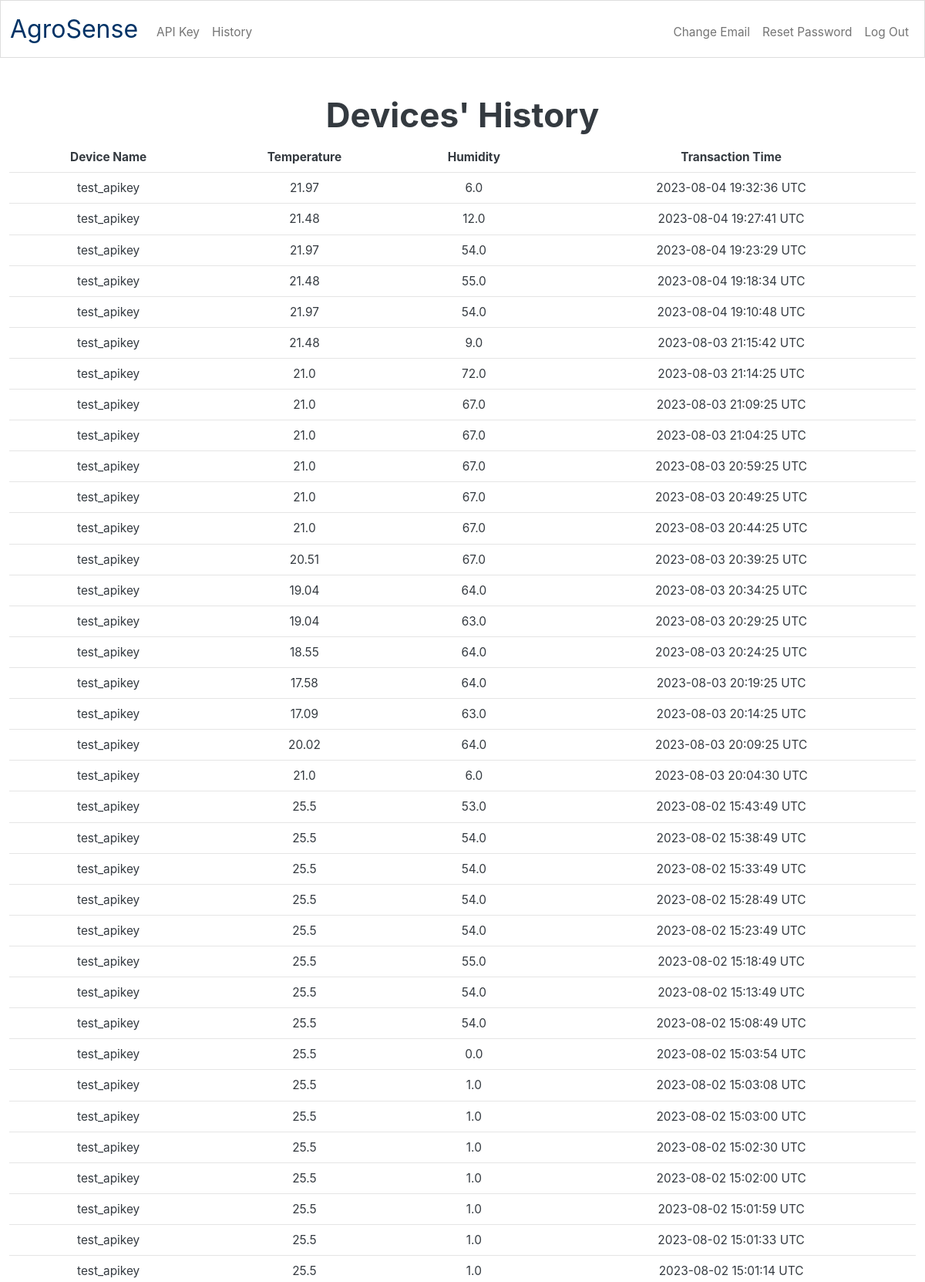
Page /history (signed in, upper part) on the committed database.
### tables this page shows
CREATE TABLE device_history (
    user_id INTEGER,
    device_id INTEGER,
    humidity REAL,
    temperature REAL,
    epoch_time INT,
    FOREIGN KEY(user_id)
        REFERENCES users (id)
    FOREIGN KEY(device_id)
        REFERENCES devices (id)
);

CREATE TABLE devices (
    id INTEGER PRIMARY KEY AUTOINCREMENT NOT NULL,
    device_name TEXT NOT NULL,
    device_apikey TEXT NOT NULL
    );

### app.py (the view)
@app.route("/history")
@login_required
def history():
    device_summary = db.execute(
        "SELECT user_id,  humidity, temperature, datetime(epoch_time, 'unixepoch', 'utc') AS time_utc, device_name FROM device_history JOIN devices ON devices.id = device_history.device_id JOIN users ON users.id = device_history.user_id WHERE users.id = ? ORDER BY epoch_time DESC LIMIT 50;",
        session["user_id"],
    )
    return render_template("history.html", device_summaryp=device_summary)

### app.py (called while the page is built)
@app.after_request
def after_request(response):
    response.headers["Cache-Control"] = "no-cache, no-store, must-revalidate"
    response.headers["Expires"] = 0
    response.headers["Pragma"] = "no-cache"
    return response

### helpers.py (called while the page is built)
def login_required(f):
    @wraps(f)
    def decorated_function(*args, **kwargs):
        if session.get("user_id") is None:
            return redirect("/login")
        return f(*args, **kwargs)
    return decorated_function

### templates/history.html (shortened to what this page needs)
{% extends "layout.html" %}
{% block main %}
    <h1>Devices' History</h1>
        <table class="table table-hover">
            <thead>
                <tr>
                    <th scope="col">Device Name</th>
                    <th scope="col">Temperature  </th>
                    <th scope="col">Humidity   </th>
                    <th scope="col">Transaction Time</th>
                </tr>
            </thead>
            <tbody>
                {% for device in device_summaryp %}
                <tr>
                    <td>{{ device.device_name }}</td>
                    <td>{{ device.temperature }}</td>
                    <td>{{ device.humidity }}</td>
                    <td>{{ device.time_utc }} UTC</td>
                {% endfor %}
                </tr>
            </tbody>
        </table>
{% endblock %}

### templates/layout.html (shortened to what this page needs)
<!DOCTYPE html>
<html lang="en">
    <head>
        <link href="/static/Litera.css" rel="stylesheet">
        <link href="/static/styles.css" rel="stylesheet">
    </head>
    <body>
        <nav class="border navbar navbar-expand-lg navbar-light bg-light">
            <div class="container-fluid">
                <a class="navbar-brand" href="/"><span class="blue">AgroSense</span></a>
                <div class="collapse navbar-collapse" id="navbar">
                    {% if session["user_id"] %}
                        <ul class="navbar-nav me-auto mt-2">
                            <li class="nav-item"><a class="nav-link" href="/create_apikey">API Key</a></li>
                            <li class="nav-item"><a class="nav-link" href="/history">History</a></li>
                        </ul>
                        <ul class="navbar-nav ms-auto mt-2">
                            <li class="nav-item"><a class="nav-link" href="/changeemail">Change Email</a></li>
                            <li class="nav-item"><a class="nav-link" href="/changepassword">Reset Password</a></li>
                            <li class="nav-item"><a class="nav-link" href="/logout">Log Out</a></li>
                        </ul>
                    {% else %}
                        <ul class="navbar-nav ms-auto mt-2">
                            <li class="nav-item"><a class="nav-link" href="/register">Register</a></li>
                            <li class="nav-item"><a class="nav-link" href="/login">Log In</a></li>
                        </ul>
                    {% endif %}
                </div>
            </div>
        </nav>
        <main class="container-fluid py-5 text-center">
            {% block main %}{% endblock %}
        </main>
    </body>
</html>

### static/styles.css (style rules this page uses)
nav .navbar-brand { font-size: xx-large; }
nav .navbar-brand .blue { color: #003366; }

### rows in the picture
device_history: device_name "test_apikey", temperature "21.97", humidity "6.0", time_utc "2023-08-04 19:32:36"
device_history: device_name "test_apikey", temperature "21.48", humidity "12.0", time_utc "2023-08-04 19:27:41"
device_history: device_name "test_apikey", temperature "21.97", humidity "54.0", time_utc "2023-08-04 19:23:29"
device_history: device_name "test_apikey", temperature "21.48", humidity "55.0", time_utc "2023-08-04 19:18:34"
device_history: device_name "test_apikey", temperature "21.97", humidity "54.0", time_utc "2023-08-04 19:10:48"
device_history: device_name "test_apikey", temperature "21.48", humidity "9.0", time_utc "2023-08-03 21:15:42"
device_history: device_name "test_apikey", temperature "21.0", humidity "72.0", time_utc "2023-08-03 21:14:25"
device_history: device_name "test_apikey", temperature "21.0", humidity "67.0", time_utc "2023-08-03 21:09:25"
device_history: device_name "test_apikey", temperature "21.0", humidity "67.0", time_utc "2023-08-03 21:04:25"
device_history: device_name "test_apikey", temperature "21.0", humidity "67.0", time_utc "2023-08-03 20:59:25"
device_history: device_name "test_apikey", temperature "21.0", humidity "67.0", time_utc "2023-08-03 20:49:25"
device_history: device_name "test_apikey", temperature "21.0", humidity "67.0", time_utc "2023-08-03 20:44:25"
device_history: device_name "test_apikey", temperature "20.51", humidity "67.0", time_utc "2023-08-03 20:39:25"
device_history: device_name "test_apikey", temperature "19.04", humidity "64.0", time_utc "2023-08-03 20:34:25"
device_history: device_name "test_apikey", temperature "19.04", humidity "63.0", time_utc "2023-08-03 20:29:25"
device_history: device_name "test_apikey", temperature "18.55", humidity "64.0", time_utc "2023-08-03 20:24:25"
device_history: device_name "test_apikey", temperature "17.58", humidity "64.0", time_utc "2023-08-03 20:19:25"
device_history: device_name "test_apikey", temperature "17.09", humidity "63.0", time_utc "2023-08-03 20:14:25"
device_history: device_name "test_apikey", temperature "20.02", humidity "64.0", time_utc "2023-08-03 20:09:25"
device_history: device_name "test_apikey", temperature "21.0", humidity "6.0", time_utc "2023-08-03 20:04:30"
device_history: device_name "test_apikey", temperature "25.5", humidity "53.0", time_utc "2023-08-02 15:43:49"
device_history: device_name "test_apikey", temperature "25.5", humidity "54.0", time_utc "2023-08-02 15:38:49"
device_history: device_name "test_apikey", temperature "25.5", humidity "54.0", time_utc "2023-08-02 15:33:49"
device_history: device_name "test_apikey", temperature "25.5", humidity "54.0", time_utc "2023-08-02 15:28:49"
device_history: device_name "test_apikey", temperature "25.5", humidity "54.0", time_utc "2023-08-02 15:23:49"
device_history: device_name "test_apikey", temperature "25.5", humidity "55.0", time_utc "2023-08-02 15:18:49"
device_history: device_name "test_apikey", temperature "25.5", humidity "54.0", time_utc "2023-08-02 15:13:49"
device_history: device_name "test_apikey", temperature "25.5", humidity "54.0", time_utc "2023-08-02 15:08:49"
device_history: device_name "test_apikey", temperature "25.5", humidity "0.0", time_utc "2023-08-02 15:03:54"
device_history: device_name "test_apikey", temperature "25.5", humidity "1.0", time_utc "2023-08-02 15:03:08"
device_history: device_name "test_apikey", temperature "25.5", humidity "1.0", time_utc "2023-08-02 15:03:00"
device_history: device_name "test_apikey", temperature "25.5", humidity "1.0", time_utc "2023-08-02 15:02:30"
device_history: device_name "test_apikey", temperature "25.5", humidity "1.0", time_utc "2023-08-02 15:02:00"
device_history: device_name "test_apikey", temperature "25.5", humidity "1.0", time_utc "2023-08-02 15:01:59"
device_history: device_name "test_apikey", temperature "25.5", humidity "1.0", time_utc "2023-08-02 15:01:33"
device_history: device_name "test_apikey", temperature "25.5", humidity "1.0", time_utc "2023-08-02 15:01:14"
